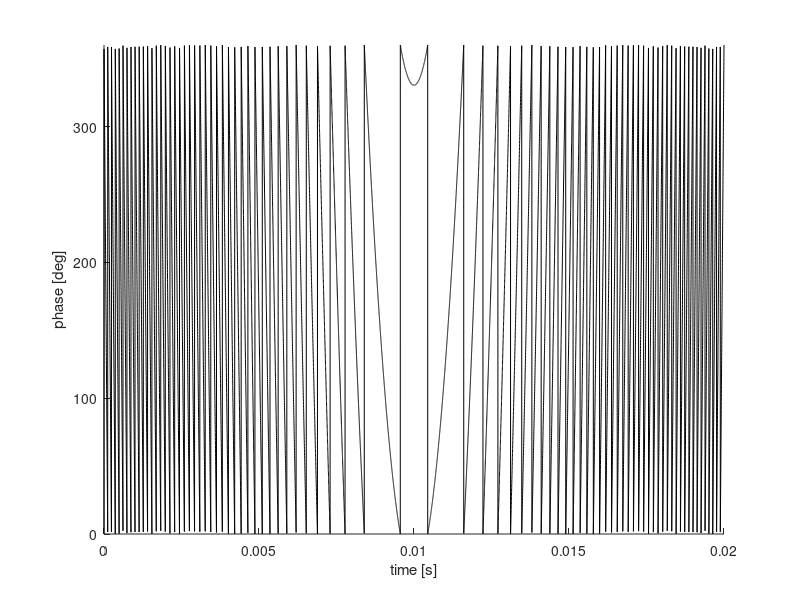
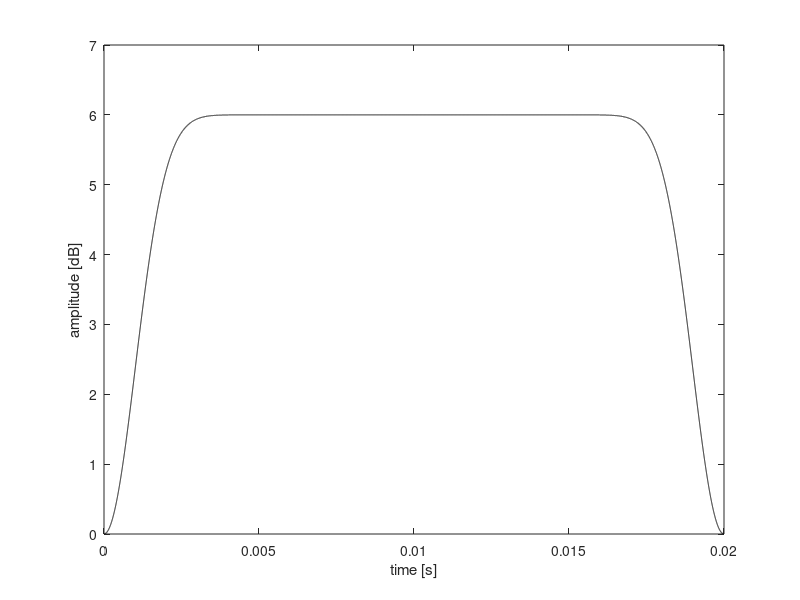

Recreate these plots in MATLAB, in order.
% CHIRP phase table generator for Tecmag
% Adapted from Tecmag's CHIRP script

clear
clc
close all

%%%%%%% User-defined parameters %%%%%%%

% dt = 500e-9 ; %time per point in waveform (s) [Scout limit is 20ns]
N = 20000; %points to define the waveform
tau = 20e-3; %pulse length (s)
sliceheight = 0.060; %mm
G = 6.59; %T m-1, B0 field gradient
offset = 0; %mm, frequency offset (if applicable)
amplitude = 6; %dB, for Tecmag
% NOTE: positive offset moves to the left in the FT spectrum (negative
% position)

%%%%%%% END User-defined parameters %%%%%%%


% N = round(tau/dt); %number of points per pulse waveform
dt = (tau/N); %time per point in waveform (s) [Scout limit is 20 ns]
gamma = 42.576; %MHz T-1
SW = sliceheight*G*gamma*1000; %Hz
offsetHz = offset*1000*G*gamma; %Hz

phase = zeros(N,1);

ind = 1:N;
f = (ind-N/2)*(SW/N);
inc = 2*pi*f*dt;
o_inc = 2*pi*offsetHz*dt;

for i = 1:N-1
    phase(i+1) = phase(i)+inc(i)-o_inc;
end

phase = mod((phase*360/2/pi),360);
dlmwrite('CHIRP_Phase.dat',phase);



figure(1)
hold on
t = linspace(0,tau,N);
plot(t,phase,'-k')
xlabel('time [s]')
ylabel('phase [deg]')
ylim([0 360])

tamp = linspace(0,tau,N);
amp = amplitude*(1-(cos(pi*tamp/tau)).^40);
dlmwrite('CHIRP_Amp.dat',amp');

figure(2)
plot(tamp,amp,'-k')
xlabel('time [s]')
ylabel('amplitude [dB]')
ylim([0 amplitude+1])
